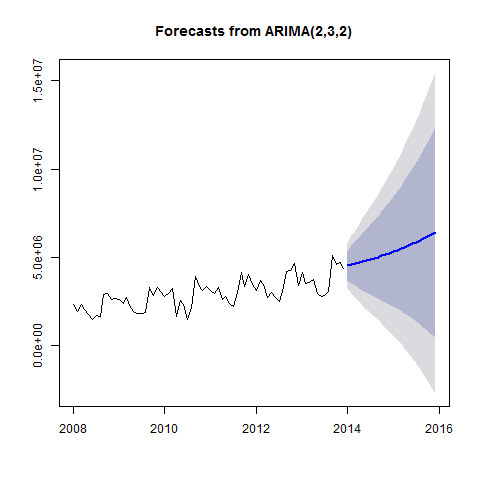

R code for this plot:
#Creates Model_ARIMA_13 plot

png("Plots/Model_ARIMA_13_plot.png")
plot(forecast(Model_ARIMA_13))
dev.off()